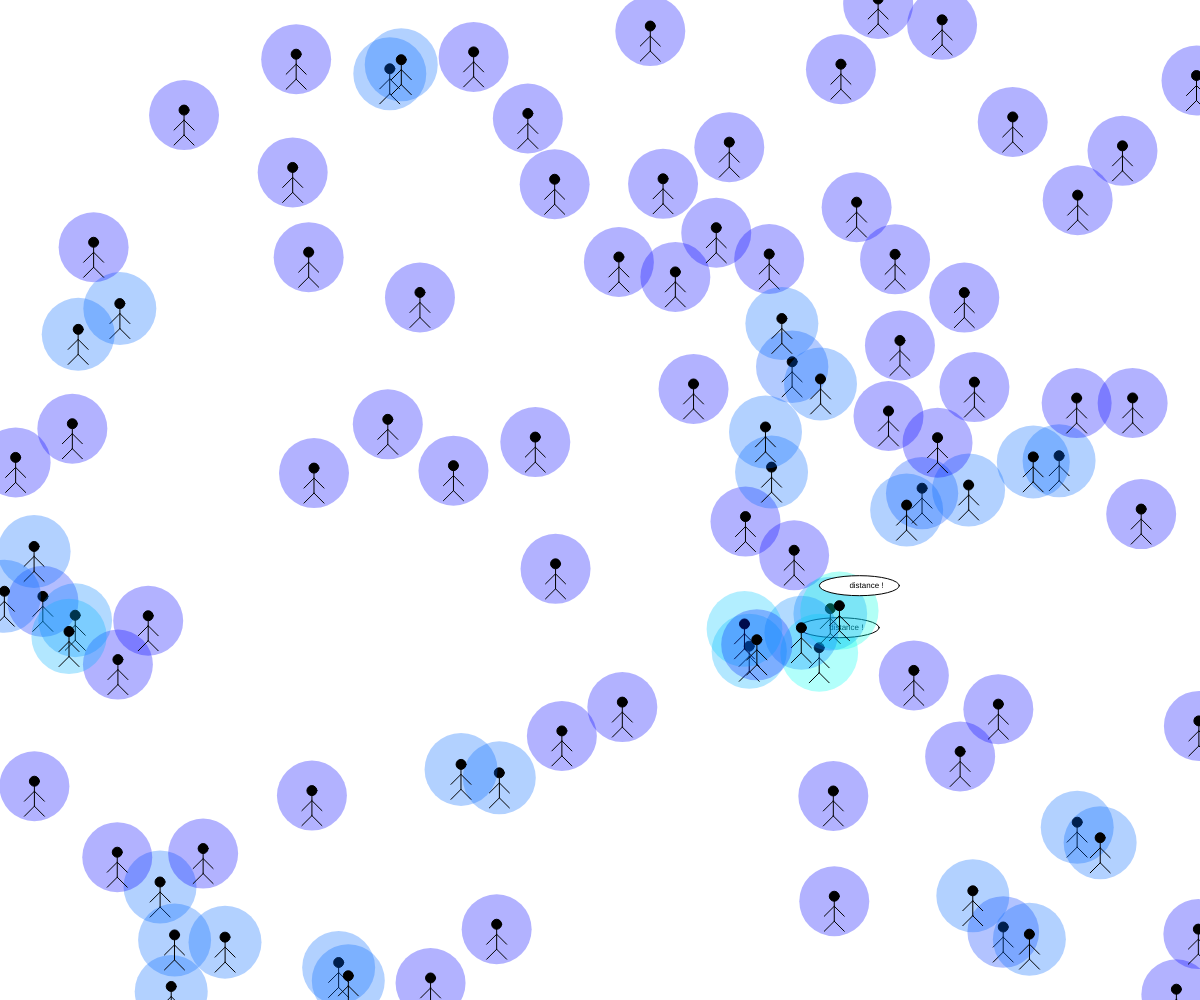
Frame 1 (no input)
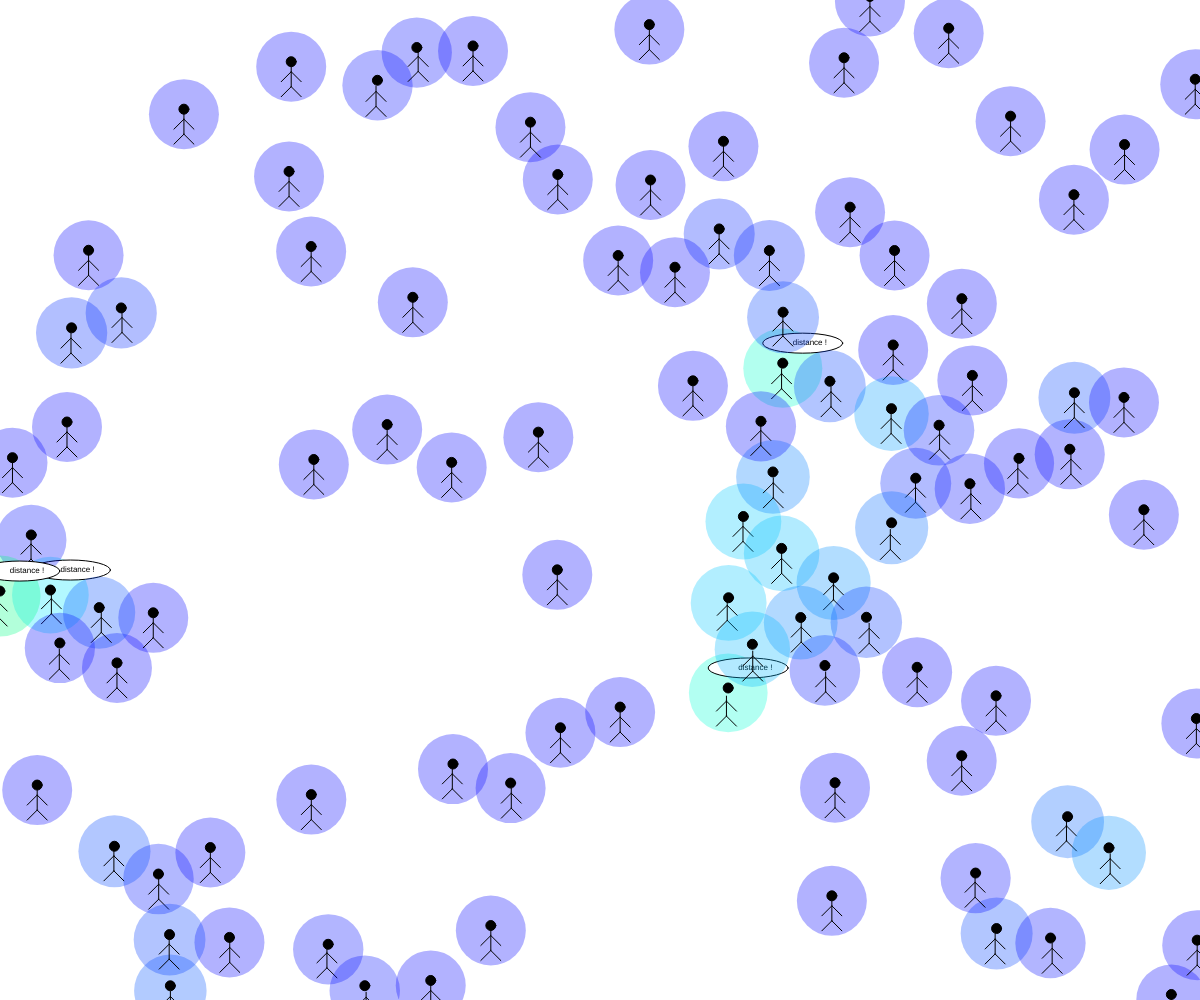
Frame 60 (no input)
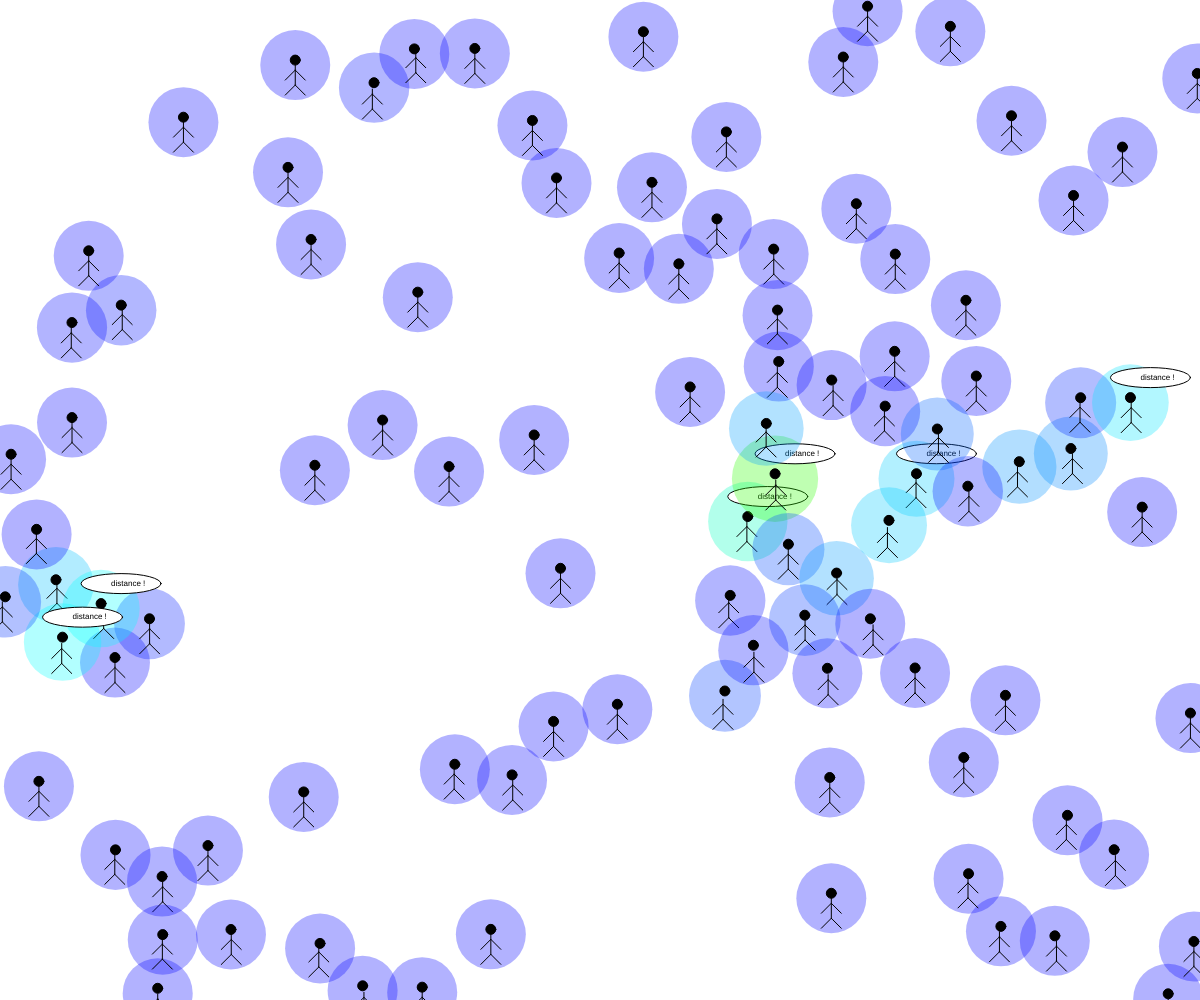
Frame 120 (the mouse pressed at the canvas centre since frame 60)

The p5.js sketch that drew these frames (run headless with seeded random() and noise() and a simulated clock; from frame 60 on, the mouse is pressed at the canvas centre):

// p5.js sketch
// ── sketch.js
let particles = [];
let numParticles = 100;
let minDistance = 50;
let transitionDuration = 0.001; // Duration of the transition in seconds
let bodyTransitionDuration = 0.1;
let spikeInterval = 2000; // Spike interval in milliseconds

function setup() {
  createCanvas(windowWidth, windowHeight);
  colorMode(HSB, 360, 100, 100, 1);
  for (let i = 0; i < numParticles; i++) {
    particles.push({
      position: createVector(random(width), random(height)),
      hue: 240,
      auraSize: 70,
      targetHue: 240,
      targetAuraSize: 70,
      headPosition: createVector(0, -5),
      targetHeadPosition: createVector(0, -5),
      bodyPosition: createVector(0, 0),
      targetBodyPosition: createVector(0, 0)
    });
  }

  // Set interval for spiking the aura
  setInterval(spikeRandomAura, spikeInterval);
}

function draw() {
  background(255);

  for (let i = 0; i < particles.length; i++) {
    let particle = particles[i];
    let repulsionSum = createVector(0, 0);

    // Check distance from mouse
    let mouseDistance = dist(particle.position.x, particle.position.y, mouseX, mouseY);
    if (mouseDistance < minDistance) {
      // Calculate repulsion force
      let repelForce = p5.Vector.sub(particle.position, createVector(mouseX, mouseY));
      repelForce.normalize();
      repelForce.mult(100);
      repulsionSum.add(repelForce);
    }

    // Check distance from other particles
    for (let j = 0; j < particles.length; j++) {
      if (i !== j) {
        let otherParticle = particles[j];
        let particleDistance = dist(particle.position.x, particle.position.y, otherParticle.position.x, otherParticle.position.y);
        if (particleDistance < minDistance) {
          // Calculate repulsion force
          let repelForce = p5.Vector.sub(particle.position, otherParticle.position);
          repelForce.normalize();
          repelForce.mult(1);
          repulsionSum.add(repelForce);
        }
      }
    }

    // Update particle position
    particle.position.add(repulsionSum);
    particle.position.x += random(-1, 1);
    particle.position.y += random(-1, 1);

    // Keep particles within canvas bounds
    particle.position.x = constrain(particle.position.x, 0, width);
    particle.position.y = constrain(particle.position.y, 0, height);

    // Calculate target color and size based on repulsion force magnitude
    particle.targetHue = map(repulsionSum.mag(), 0, 1, 240, 0);
    particle.targetAuraSize = map(repulsionSum.mag(), 0, 1, 70, 100);

    // Calculate target head and body positions based on repulsion force
    let targetHeadOffset = p5.Vector.mult(repulsionSum.normalize(), 5);
    particle.targetHeadPosition = p5.Vector.add(particle.headPosition, targetHeadOffset);
    particle.targetBodyPosition = p5.Vector.add(particle.bodyPosition, repulsionSum);

    // Smoothly transition to the target color, size, and positions
    particle.hue = lerp(particle.hue, particle.targetHue, bodyTransitionDuration);
    particle.auraSize = lerp(particle.auraSize, particle.targetAuraSize, bodyTransitionDuration);
    particle.headPosition = p5.Vector.lerp(particle.headPosition, particle.targetHeadPosition, transitionDuration);
    particle.bodyPosition = p5.Vector.lerp(particle.bodyPosition, particle.targetBodyPosition, bodyTransitionDuration);

    // Draw particle as a human-like shape
    push();
    translate(particle.position.x, particle.position.y);

    // Draw aura around the individual
    noStroke();
    fill(particle.hue, 100, 100, 0.3);
    ellipse(0, 0, particle.auraSize);

    // Draw body
    stroke(0);
    fill(0);
    line(particle.bodyPosition.x, particle.bodyPosition.y, particle.bodyPosition.x, particle.bodyPosition.y + 20); // Body
    line(particle.bodyPosition.x, particle.bodyPosition.y + 5, particle.bodyPosition.x - 10, particle.bodyPosition.y + 15); // Left arm
    line(particle.bodyPosition.x, particle.bodyPosition.y + 5, particle.bodyPosition.x + 10, particle.bodyPosition.y + 15); // Right arm
    line(particle.bodyPosition.x, particle.bodyPosition.y + 20, particle.bodyPosition.x - 10, particle.bodyPosition.y + 30); // Left leg
    line(particle.bodyPosition.x, particle.bodyPosition.y + 20, particle.bodyPosition.x + 10, particle.bodyPosition.y + 30); // Right leg

    // Draw head
    ellipse(particle.headPosition.x, particle.headPosition.y, 10, 10);

    // Draw speech bubble with "ew, get away" text if aura size is between 50% and 100% of its maximum
    if (particle.auraSize >= 76) {
      fill(255);
      stroke(0);
      ellipse(particle.headPosition.x + 20, particle.headPosition.y - 20, 80, 20);
      noStroke();
      fill(0);
      textSize(8);
      text("distance !", particle.headPosition.x + 10, particle.headPosition.y - 18);
    }

    pop();
  }
}

function spikeRandomAura() {
  if (particles.length > 0) {
    let randomIndex = floor(random(particles.length));
    particles[randomIndex].targetAuraSize += 100;
  }
}
